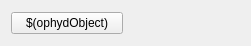
<?xml version="1.0" encoding="UTF-8"?>
<ui version="4.0">
 <class>Form</class>
 <widget class="QWidget" name="Form">
  <property name="geometry">
   <rect>
    <x>0</x>
    <y>0</y>
    <width>251</width>
    <height>46</height>
   </rect>
  </property>
  <property name="windowTitle">
   <string>Form</string>
  </property>
  <layout class="QHBoxLayout" name="horizontalLayout">
   <item>
    <widget class="OpenWindowButton" name="openwindowbutton">
     <property name="text">
      <string>$(ophydObject)</string>
     </property>
     <property name="fileName" stdset="0">
      <url>
       <string>file:ophydPropertyWindow.ui</string>
      </url>
     </property>
     <property name="useRelativePath" stdset="0">
      <bool>true</bool>
     </property>
     <property name="macros" stdset="0">
      <stringlist>
       <string>ophydObject:$(ophydObject)</string>
      </stringlist>
     </property>
    </widget>
   </item>
   <item>
    <widget class="TextUpdate" name="textupdate">
     <property name="source" stdset="0">
      <string>$(displayValue)</string>
     </property>
    </widget>
   </item>
  </layout>
 </widget>
 <customwidgets>
  <customwidget>
   <class>CodeButton</class>
   <extends>QPushButton</extends>
   <header>bsstudio.widgets.CodeButton</header>
  </customwidget>
  <customwidget>
   <class>TextUpdate</class>
   <extends>QLabel</extends>
   <header>bsstudio.widgets.TextUpdate</header>
  </customwidget>
  <customwidget>
   <class>OpenWindowButton</class>
   <extends>CodeButton</extends>
   <header>bsstudio.widgets.embedframe</header>
  </customwidget>
 </customwidgets>
 <resources/>
 <connections/>
</ui>
